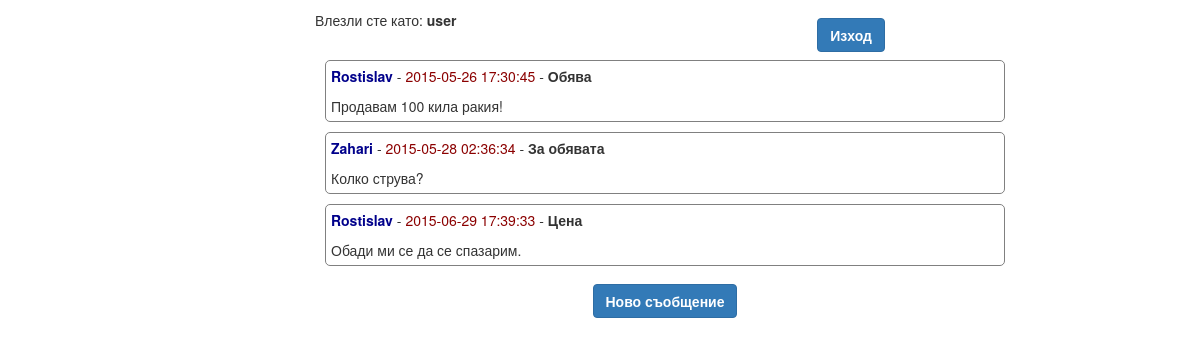
Screenshot of /main.php (signed in) with the database file from the repository.
### tables this page shows
CREATE TABLE IF NOT EXISTS `messages` (
  `ID` int(11) NOT NULL AUTO_INCREMENT,
  `Datestamp` timestamp NULL DEFAULT CURRENT_TIMESTAMP,
  `Author` varchar(50) DEFAULT NULL,
  `Topic` varchar(50) DEFAULT NULL,
  `Content` varchar(250) DEFAULT NULL,
  PRIMARY KEY (`ID`)
);

### functions.php (the view, shortened to what this page needs)
<?php
function getmsg($connection) {
	mysqli_query($connection, "SET NAMES utf8");
	$sql = "SELECT COUNT(*) FROM messages";
	$result = mysqli_query($connection, $sql);
	$msgcount = mysqli_fetch_all($result);
	for ($i = 1; $i <= intval($msgcount[0][0]); $i++) {
		$sql_date = mysqli_query($connection, "SELECT Datestamp FROM messages WHERE ID = $i");
		$date = mysqli_fetch_all($sql_date);
		$sql_author = mysqli_query($connection, "SELECT Author FROM messages WHERE ID = $i");
		$author = mysqli_fetch_all($sql_author);
		$sql_topic = mysqli_query($connection, "SELECT Topic FROM messages WHERE ID = $i");
		$topic = mysqli_fetch_all($sql_topic);
		$sql_content = mysqli_query($connection, "SELECT Content FROM messages WHERE ID = $i");
		$content = mysqli_fetch_all($sql_content);
		echo "<div><table><tr><td><b><span class='darkblue'>" . $author[0][0] . "</span></b> - <span class='darkred'>" . $date[0][0] . "</span> - <b>" . $topic[0][0] . "</b></td></tr>";
		echo "<tr><td>" . $content[0][0] . "</td></tr></table></div>";
	}
}
?>

### main.php (shortened to what this page needs)
<?php
require "functions.php";
?>
<!DOCTYPE html>
<html>
<head>
<link rel="stylesheet" href="https://maxcdn.bootstrapcdn.com/bootstrap/3.3.4/css/bootstrap.min.css">
</head>
<body>
	<div class="container">
		<span id='logged'>Влезли сте като: <b><?php echo $_SESSION['username'] ?></b></span>
		<a href="logout.php"><button id="logout" class="btn btn-default navbar-btn btn-primary" type="button" name="logout">Изход</button></a>
		<?php
		echo "<div class='msg_container'>";
		$connection = mysqli_connect($db_host, $db_username, $db_password, $db_name);
		getmsg($connection);
		echo "<div id='div_new'>
			<a href='new.php'><button id='new' class='btn btn-default navbar-btn btn-primary' type='button' name='new'>Ново съобщение</button></a>
			</div></div>";
		?>
	</div>
</body>
</html>

### main.php (style rules this page uses)
body { background: url(http://i.imgur.com/GHr12sH.jpg) no-repeat center center fixed; -webkit-background-size: cover; -moz-background-size: cover; -o-background-size: cover; background-size: cover; }
table tr,td { padding: 5px; }
table, td { border-radius: 5px; }
table { border: 1px solid grey; border-collapse: separate; width: 100%; }
div { border-radius: 20px; margin: 10px; }
#logout { font-weight: bold; text-align: center; float: right; }
#new { margin-left: auto; margin-left: auto; width: 30% text-align: center; font-weight: bold; }
#div_new { text-align: center; }
.msg_container { background-color: white; margin-left: auto; margin-right: auto; width: 700px; }
.container { background-color: white; margin-left: auto; margin-right: auto; width: 50%; }
.darkred { color: darkred; }
.darkblue { color: darkblue; }

### rows the page displays
messages: Author "Rostislav", Datestamp "2015-05-26 17:30:45", Topic "Обява", Content "Продавам 100 кила ракия!"
messages: Author "Zahari", Datestamp "2015-05-28 02:36:34", Topic "За обявата", Content "Колко струва?"
messages: Author "Rostislav", Datestamp "2015-06-29 17:39:33", Topic "Цена", Content "Обади ми се да се спазарим."

### other values shown
$_SESSION['username'] "user"
